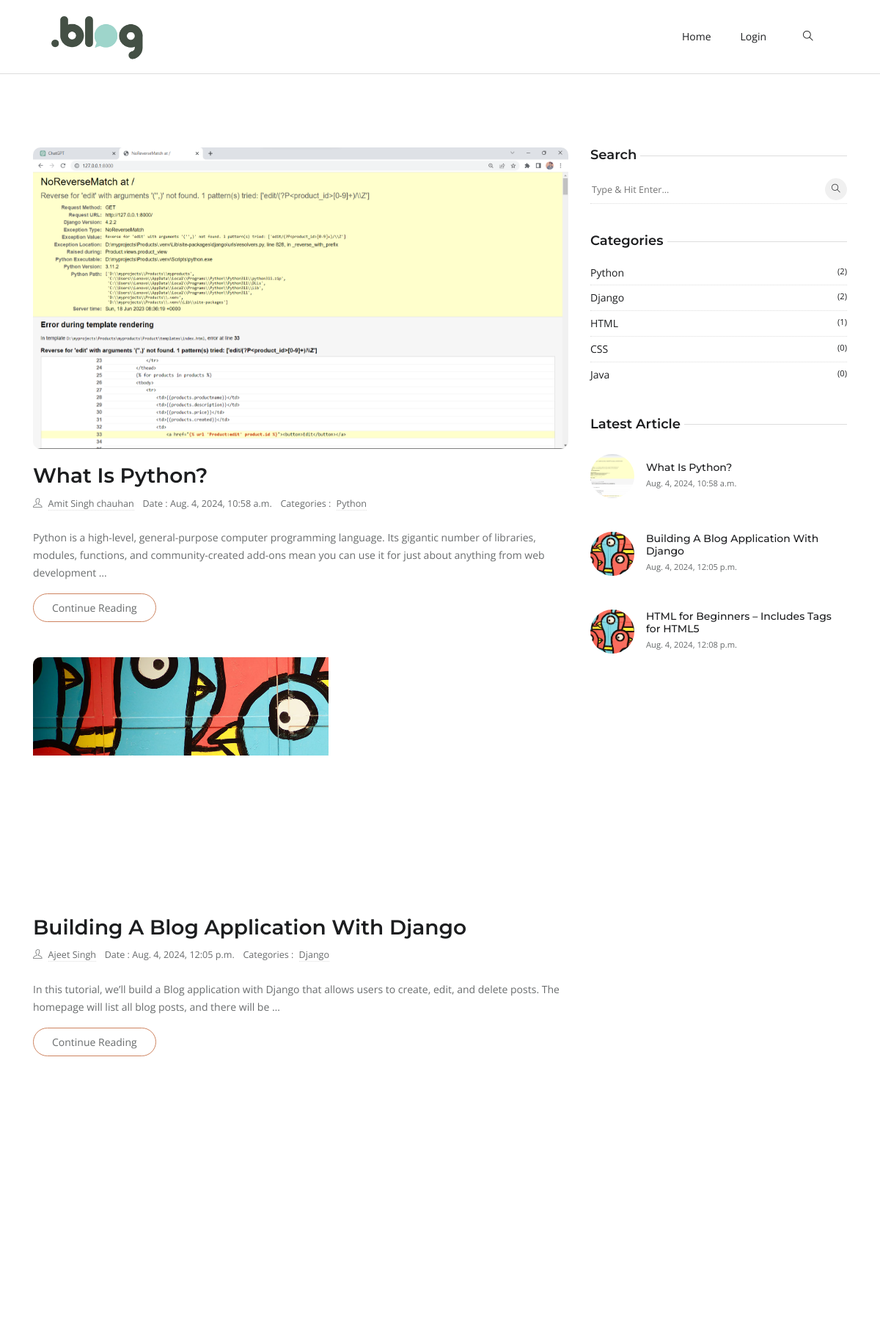
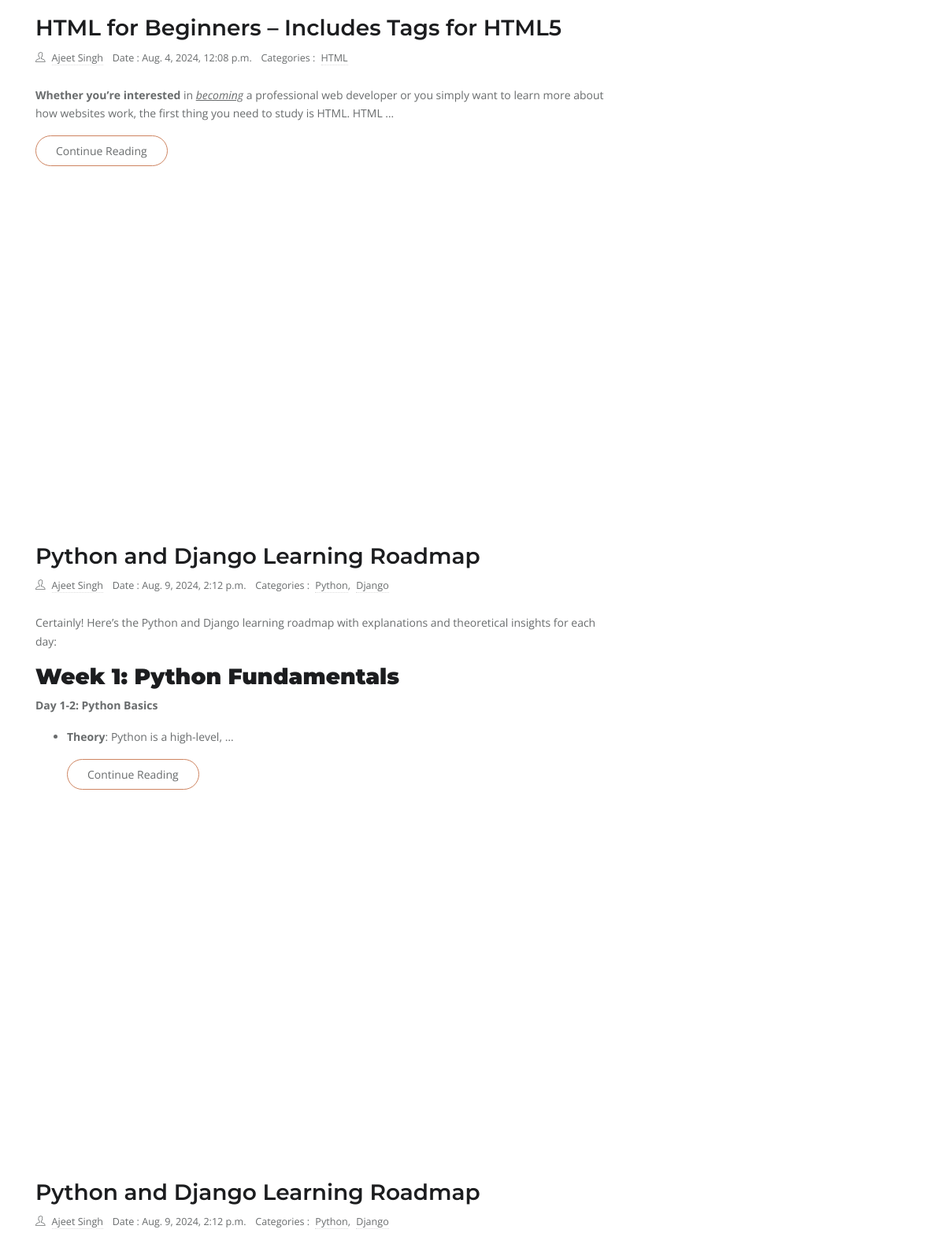
The page / (upper part) on the database its author committed (2 pictures, top to bottom).
### blog/models.py (models this page shows, shortened)
class Post(models.Model):
    title = models.CharField(max_length=500)
    slug = models.SlugField(unique=True, blank=True)
    content = RichTextField()
    published_date = models.DateTimeField(auto_now=True, blank=True)
    post_image = models.ImageField(
        null=True, default="post-2.jpg", upload_to="postImage"
    )
    author = models.ForeignKey(User, on_delete=models.CASCADE)
    category = models.ManyToManyField(Category)
    created_at = models.DateTimeField(auto_now_add=True)
    updated_date = models.DateTimeField(auto_now=True)

class Category(models.Model):
    name = models.CharField(max_length=200)
    created_at = models.DateTimeField(auto_now_add=True)

### accounts/models.py (models this page shows, shortened)
class User(AbstractBaseUser, PermissionsMixin):
    email = models.EmailField(unique=True)
    username = models.CharField(max_length=200, unique=True)
    name = models.CharField(max_length=200, null=True)
    is_active = models.BooleanField(default=True)
    is_staff = models.BooleanField(default=False)
    objects = UserManager()
    USERNAME_FIELD = "email"
    REQUIRED_FIELDS = [
        "username",
        "name",
    ]

### blog/views.py (the view)
# urls.py: path("", views.home, name="home"),
def home(request):
    q = request.GET.get("q") if request.GET.get("q") != None else ""
    posts = Post.objects.filter(
        Q(category__name__icontains=q) | Q(title__icontains=q) | Q(content__icontains=q)
    )
    category = Category.objects.all()[0:5]
    latest_post = Post.objects.all()[0:3]
    context = {
        "posts": posts,
        "category": category,
        "latest_post": latest_post,
    }
    return render(request, "home.html", context)

### templates/home.html
{% extends 'base.html' %}
{% load static %}
{% block content %}
  <section class="section">
    <div class="container">
      <div class="row">
        <div class="col-lg-8 mb-5 mb-lg-0">
          {% for post in posts %}
            <article class="row mb-5">
              <div class="col-12">
                <div class="post-slider">
                  <img loading="lazy" src="{{ post.post_image.url }}" class="img-fluid" alt="post-thumb" />
                </div>
              </div>
              <div class="col-12 mx-auto">
                <h3><a class="post-title" href="{% url 'post' post.slug %}">{{ post.title }}</a></h3>
                <ul class="list-inline post-meta mb-4">
                  <li class="list-inline-item">
                    <i class="ti-user mr-2"></i><a href="{% url 'profile' post.author.username %}">{{ post.author.name }}</a>
                  </li>
                  <li class="list-inline-item">Date : {{ post.created_at }}</li>
                  <li class="list-inline-item">
                    Categories :{% for category in post.category.all %}
                      <a href="#!" class="ml-1">{{ category.name }}</a>{% if not forloop.last %},{% endif %}
                    {% endfor %}
                  </li>
                </ul>
                <p>{{ post.content|safe|truncatewords:30 }}</p> <a href="{% url 'post' post.slug %}" class="btn btn-outline-primary">Continue Reading</a>
              </div>
            </article>
          {% endfor %}
        </div>
        <aside class="col-lg-4">
          <div class="widget">
            <h5 class="widget-title"><span>Search</span></h5>
            <form action="{% url 'home' %}" method="get" class="widget-search">
              <input id="search-query" name="q" type="search" placeholder="Type &amp; Hit Enter..." />
              <button type="submit"><i class="ti-search"></i></button>
            </form>
          </div>
          {% include 'post/category.html' %}
          {% include 'post/latest-post.html' %}
        </aside>
      </div>
    </div>
  </section>
{% endblock %}

### templates/post/category.html
<div class="widget">
  <h5 class="widget-title"><span>Categories</span></h5>
  <ul class="list-unstyled widget-list">
    {% for cate in category %}
    <li>
      <a href="{% url 'home' %}?q={{ cate.name }}" class="d-flex">
        {{cate.name}}
        <small class="ml-auto">({{ cate.post_set.all.count }})</small>
      </a>
    </li>
    {% endfor %}
  </ul>
</div>

### templates/post/latest-post.html
<div class="widget">
  <h5 class="widget-title"><span>Latest Article</span></h5>
  {% for post in latest_post %}
  <ul class="list-unstyled widget-list">
    <li class="media widget-post align-items-center">
      <a href="{% url 'post' post.slug %}"
        ><img loading="lazy" class="mr-3" src="{{ post.post_image.url }}"
      /></a>
      <div class="media-body">
        <h5 class="h6 mb-0">
          <a href="{% url 'post' post.slug %}">{{post.title}}</a>
        </h5>
        <small>{{ post.created_at }}</small>
      </div>
    </li>
  </ul>
  {% endfor %}
</div>

### myblog/static/css/style.css (style rules this page uses)
body { line-height: 1.7; font-family: "Open Sans", sans-serif; -webkit-font-smoothing: antialiased; color: #696c6d; font-size: 14px; }
p, .paragraph { font-weight: 400; color: #696c6d; font-size: 14px; line-height: 1.7; font-family: "Open Sans", sans-serif; }
h1, h2, h3, h4, h5, h6 { color: #1c1d1f; font-family: "Montserrat", sans-serif; font-weight: 600; line-height: 1.2; }
h3, .h3 { font-size: 28px; }
h5, .h5 { font-size: 18px; }
h6, .h6 { font-size: 14px; }
.btn { font-size: 14px; font-family: "Open Sans", sans-serif; text-transform: capitalize; padding: 8px 25px; border-radius: 50px; border: 1px solid; position: relative; z-index: 1; transition: 0.2s ease; }
.btn-outline-primary { background: transparent; color: #696c6d; border-color: #ce8460; }
body { background-color: #fff; overflow-x: hidden; }
img { vertical-align: middle; border: 0; }
a, a:hover, a:focus { text-decoration: none; }
a, button, select { cursor: pointer; transition: 0.2s ease; }
.slick-slide { outline: 0; }
.section { padding-top: 100px; padding-bottom: 100px; }
.rounded-lg, .post-slider { border-radius: 10px !important; }
.post-title { color: #1c1d1f; }
.post-meta li { margin-right: 10px; font-size: 90%; }
.post-meta a { color: #696c6d; border-bottom: 1px dotted #ddd; }
.post-slider { overflow: hidden; margin-bottom: 20px; }
.post-slider img { border-radius: inherit; }
.widget { background: #fff; margin-bottom: 40px; }
.widget-title { position: relative; margin-bottom: 15px; }
.widget-title span { background: #fff; position: relative; padding-right: 5px; z-index: 1; }
.widget-title::before { position: absolute; content: ""; right: 0; height: 1px; width: 100%; background: #ddd; top: 50%; }
.widget-search { position: relative; }
.widget-search input { border: 0; border-bottom: 1px dotted #ddd; width: 100%; height: 40px; }
.widget-search input::placeholder { font-size: 90%; }
.widget-search button { height: 30px; width: 30px; line-height: 30px; display: inline-block; padding: 0; background: #f0f0f0; color: #1c1d1f; text-align: center; border-radius: 50%; position: absolute; right: 0; top: 5px; border: 0; font-size: 12px; }
.widget-list li { padding: 5px 0; }
.widget-list li:not(:last-child) { border-bottom: 1px dotted #ddd; }
.widget-list li a { color: #1c1d1f; }
.widget-post { padding: 15px 0 !important; }
.widget-post img { height: 60px; width: 60px; border-radius: 50%; -o-object-fit: cover; object-fit: cover; }

### rows shown on the page
Post: post_image (picture), title "What Is Python?", author.name "Amit Singh chauhan", created_at "Aug. 4, 2024, 10:58 a.m.", content "Python is a high-level, general-purpose computer programming language. Its gigantic number of libraries, modules, functions, and community-created add-ons mean you can use it for just about anything from web development …"
Category: name "Python", post_set.all.count "2"
Post: post_image (picture), title "Building A Blog Application With Django", author.name "Ajeet Singh", created_at "Aug. 4, 2024, 12:05 p.m.", content "In this tutorial, we’ll build a Blog application with Django that allows users to create, edit, and delete posts. The homepage will list all blog posts, and there will be …"
Category: name "Django", post_set.all.count "2"
Post: post_image (picture), title "HTML for Beginners – Includes Tags for HTML5", author.name "Ajeet Singh", created_at "Aug. 4, 2024, 12:08 p.m.", content "Whether you’re interested in becoming a professional web developer or you simply want to learn more about how websites work, the first thing you need to study is HTML. HTML …"
Category: name "HTML", post_set.all.count "1"
Post: post_image (placeholder picture), title "Python and Django Learning Roadmap", author.name "Ajeet Singh", created_at "Aug. 9, 2024, 2:12 p.m.", content "Certainly! Here’s the Python and Django learning roadmap with explanations and theoretical insights for each day: Week 1: Python Fundamentals Day 1-2: Python Basics Theory : Python is a high-level, …"
Category: name "CSS", post_set.all.count "0"
Category: name "Java", post_set.all.count "0"
